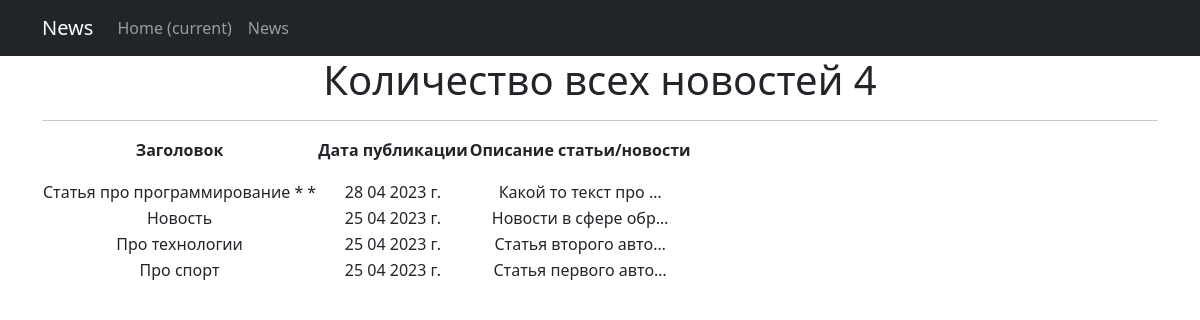
The app's page /, older data.
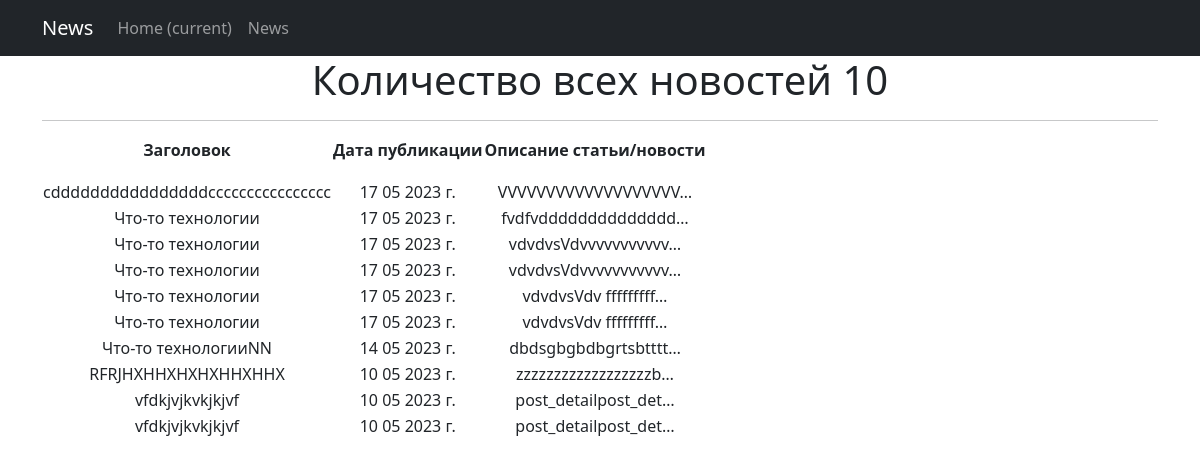
The same page, newer data.
### news/models.py (models this page shows, shortened)
class Post(models.Model):
    category_type = models.CharField(max_length=2, choices=POSITIONS,
                                     default=article)  # поле с выбором — «статья» или «новость»;ok
    author = models.ForeignKey(Author, on_delete=models.CASCADE)  # связь «один ко многим» с моделью Author;ok
    data_creations = models.DateTimeField(auto_now_add=True)  # автоматически добавляемая дата и время создания;ok
    post_category = models.ManyToManyField(Category,
                                           through='PostCategory')  # связь «многие ко многим» с моделью Category (с дополнительной моделью PostCategory);ok
    title = models.CharField(max_length=128)  # заголовок статьи/новости;ok
    text = models.TextField()  # текст статьи/новости;ok
    rating = models.SmallIntegerField(default=0)  # рейтинг статьи/новости.ok

### news/views.py (the view)
# urls.py: path('', PostList.as_view(), name='post_list'),#
class PostList(ListView):
    model = Post
    queryset = Post.objects.order_by('-data_creations')
    ordering = '-data_creations'
    template_name = 'news.html'
    context_object_name = 'news'
    paginate_by = 10
    def get_queryset(self):
        queryset = super().get_queryset()
        self.filterset = PostFilter(self.request.GET, queryset)
        return self.filterset.qs
    def get_context_data(self, **kwargs):
        context = super().get_context_data(**kwargs)
        context['filterset'] = self.filterset
        return context

### news/templatetags/custom_filters.py (called while the page is built)
@register.filter(name='year')
def year(value):
    return f'{value} г.'

### news/templatetags/filter_cencor.py (called while the page is built)
@register.filter(name='cencor')
def cencor(value):
    for i in stop_words:
        value = value.replace(i.lower(), '*')
    return value

### templates/news.html (shortened to what this page needs)
{% extends 'flatpages/default.html' %}
{% load custom_filters %}
{% load filter_cencor %}
{% block content %}
    <h1>Количество всех новостей {{ news|length }}</h1>
    <hr>
    {% if news %}
    <table>
        <tr>
            <td><p><strong>Заголовок</strong></p></td>
            <td><p><strong>Дата публикации</strong></p></td>
            <td><p><strong>Описание статьи/новости</strong></p></td>
        </tr>
        {% for newss in news %}
        <tr>
            <td>{{ newss.title|cencor }}</td>
            <td>{{ newss.data_creations|date:'d m Y'|year }}</td>
            <td>{{ newss.text|truncatechars:20|cencor }}</td>
         </tr>
        {% endfor %}
    {% else %}
    <h2>Новостей нет</h2>
    {% endif %}
{% endblock content %}

Row changes from the older to the newer data that the page shows:
no longer on this page (row unchanged): Post: title|cencor "Статья про программирование * *", data_creations|year "28 04 2023 г.", text|cencor "Какой то текст про …"
no longer on this page (row unchanged): Post: title|cencor "Новость", data_creations|year "25 04 2023 г.", text|cencor "Новости в сфере обр…"
removed Post: title|cencor "Про технологии", data_creations|year "25 04 2023 г.", text|cencor "Статья второго авто…"
no longer on this page (row unchanged): Post: title|cencor "Про спорт", data_creations|year "25 04 2023 г.", text|cencor "Статья первого авто…"
added Post: title|cencor "cddddddddddddddddcccccccccccccccc", data_creations|year "17 05 2023 г.", text|cencor "VVVVVVVVVVVVVVVVVVV…"
added Post: title|cencor "Что-то технологии", data_creations|year "17 05 2023 г.", text|cencor "fvdfvdddddddddddddd…"
added Post: title|cencor "Что-то технологии", data_creations|year "17 05 2023 г.", text|cencor "vdvdvsVdvvvvvvvvvvv…"
added Post: title|cencor "Что-то технологии", data_creations|year "17 05 2023 г.", text|cencor "vdvdvsVdvvvvvvvvvvv…"
added Post: title|cencor "Что-то технологии", data_creations|year "17 05 2023 г.", text|cencor "vdvdvsVdv fffffffff…"
added Post: title|cencor "Что-то технологии", data_creations|year "17 05 2023 г.", text|cencor "vdvdvsVdv fffffffff…"
added Post: title|cencor "Что-то технологииNN", data_creations|year "14 05 2023 г.", text|cencor "dbdsgbgbdbgrtsbtttt…"
added Post: title|cencor "RFRJHXHHXHXHXHHXHHX", data_creations|year "10 05 2023 г.", text|cencor "zzzzzzzzzzzzzzzzzzb…"
added Post: title|cencor "vfdkjvjkvkjkjvf", data_creations|year "10 05 2023 г.", text|cencor "post_detailpost_det…"
added Post: title|cencor "vfdkjvjkvkjkjvf", data_creations|year "10 05 2023 г.", text|cencor "post_detailpost_det…"
Text that changed along with them:
{{ news|length }}: "4" → "10"
